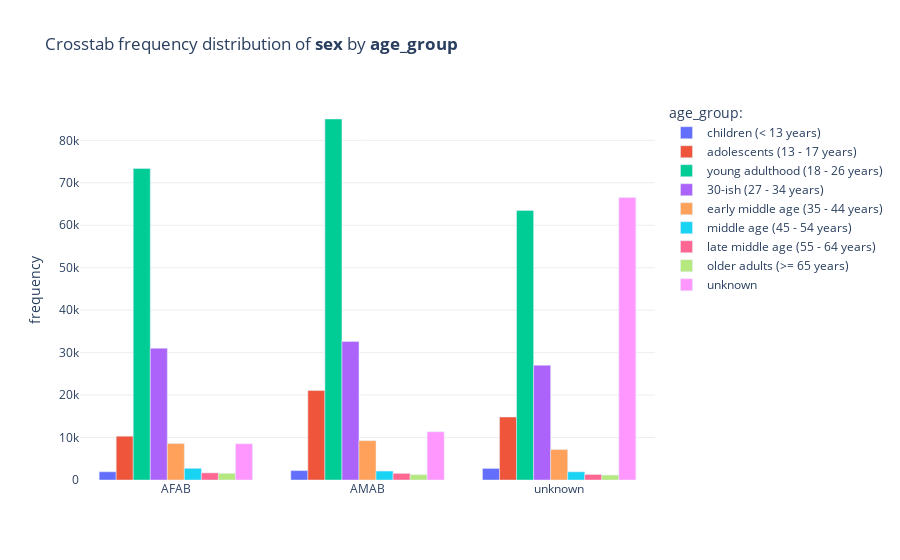

This figure's notebook cell:
### Code cell
cat_crosstab_freq_plot(
    df, 
    'sex', SEX_LABELS_ORDERED_LIST, 
    'age_group', AGE_GROUPS_LABELS_W_AGE_RANGE_ORDERED_LIST
)

### Figure 1 — Plotly figure (JSON) as saved in the notebook; plotly's stock layout.template omitted (floating-point values rounded to 4 significant figures)
{"data": [{"name": "children (< 13 years)", "type": "bar", "x": ["AFAB", "AMAB", "unknown"], "y": [1938, 2213, 2724]}, {"name": "adolescents (13 - 17 years)", "type": "bar", "x": ["AFAB", "AMAB", "unknown"], "y": [10314, 21072, 14832]}, {"name": "young adulthood (18 - 26 years)", "type": "bar", "x": ["AFAB", "AMAB", "unknown"], "y": [73365, 85029, 63473]}, {"name": "30-ish (27 - 34 years)", "type": "bar", "x": ["AFAB", "AMAB", "unknown"], "y": [31032, 32620, 27024]}, {"name": "early middle age (35 - 44 years)", "type": "bar", "x": ["AFAB", "AMAB", "unknown"], "y": [8601, 9256, 7173]}, {"name": "middle age (45 - 54 years)", "type": "bar", "x": ["AFAB", "AMAB", "unknown"], "y": [2746, 2111, 1929]}, {"name": "late middle age (55 - 64 years)", "type": "bar", "x": ["AFAB", "AMAB", "unknown"], "y": [1679, 1554, 1304]}, {"name": "older adults (>= 65 years)", "type": "bar", "x": ["AFAB", "AMAB", "unknown"], "y": [1561, 1259, 1158]}, {"name": "unknown", "type": "bar", "x": ["AFAB", "AMAB", "unknown"], "y": [8538, 11356, 66515]}], "layout": {"autosize": true, "legend": {"title": {"text": "age_group:"}}, "plot_bgcolor": "#fff", "title": {"text": "Crosstab frequency distribution of <b>sex</b> by <b>age_group</b>"}, "xaxis": {"autorange": true, "range": [-0.5, 2.5], "rangemode": "tozero", "type": "category"}, "yaxis": {"autorange": true, "gridcolor": "#eee", "range": [0, 89500.0], "rangemode": "tozero", "title": {"text": "frequency"}, "type": "linear"}}}
